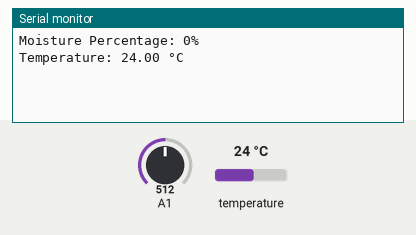
Bench run of a program on a simulated Arduino MKR. On the bench: the last lines printed to the serial monitor. The inputs (shaded band) are chosen by the test bench; at power-on: temperature 24 °C, A1 = 512.

Above: at 2.5 s.
2.6 s: temperature set to 12 °C
At 4.0 s:
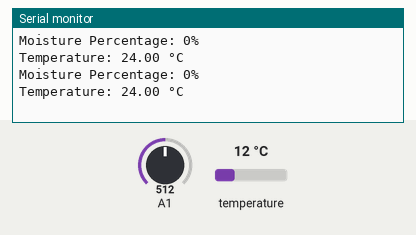
5.0 s: A1 set to 306
At 6.5 s:
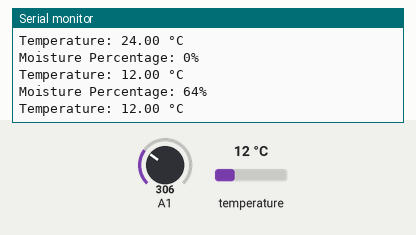
7.4 s: temperature set to 19 °C
At 9.0 s:
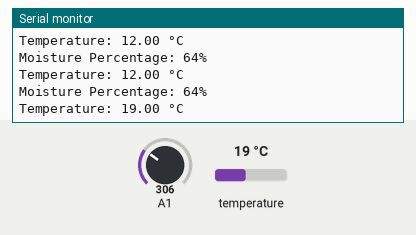
9.8 s: A1 set to 122
At 12.7 s:
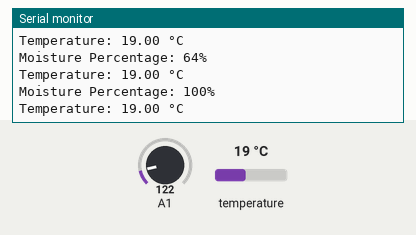
Timing chart, 0 to 13.2 s (numbered marks = the images above; inputs shaded):
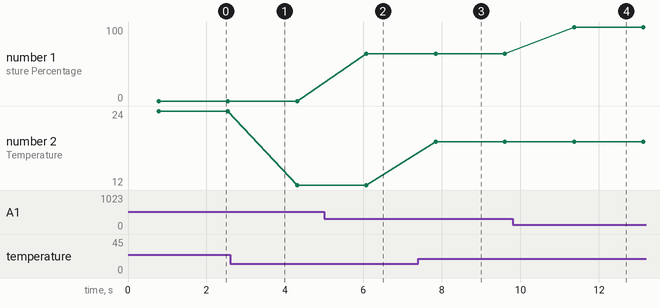

Measured:
- after the input at 5.0 s, the serial monitor: prints a new line after 1.1 s (image 2)
- after the input at 7.4 s, the serial monitor: prints a new line after 0.44 s (image 3)
- after the input at 9.8 s, the serial monitor: prints a new line after 1.6 s (image 4)
- plotted number 1: 0 → 64 after the input at 5.0 s, 64 → 100 after the input at 9.8 s
- plotted number 2: 24 → 12 after the input at 2.6 s, 12 → 19 after the input at 7.4 s

The program:

main.cpp
```cpp
#include <Arduino.h>
#include <OneWire.h>
#include <DallasTemperature.h>
#include "sensor.h"

// Define sensor module object
SensorModule sensorModule(A1, 500, 200, 17); // A1: Moisture sensor pin, 500: Dry reading, 200: Wet reading, 17: DS18B20 digital data pin

void setup() {
  Serial.begin(9600);
}

void loop() {
  int moisturePercentage = sensorModule.getMoisture();
  float temperature = sensorModule.getTemperature();

  Serial.print("Moisture Percentage: ");
  Serial.print(moisturePercentage);
  Serial.println("%");

  Serial.print("Temperature: ");
  Serial.print(temperature);
  Serial.println(" °C");

  delay(1000);
}
```

data_manager.h
```cpp
#ifndef DATA_MANAGER_H
#define DATA_MANAGER_H

#include <Arduino.h>

class DataManager {
public:
    DataManager();  // Constructor
    ~DataManager(); // Destructor

    void setData(int newData);
    int getData() const;

private:
    int data;
};

#endif // DATA_MANAGER_H
```

sensor.h
```cpp
#ifndef SENSOR_H
#define SENSOR_H

#include <Arduino.h>
#include <OneWire.h>
#include <DallasTemperature.h>

class SensorModule {
private:
  int moisturePin;
  int dryReading;
  int wetReading;
  OneWire oneWire;
  DallasTemperature tempSensor;

public:
  SensorModule(int moisturePin, int dry, int wet, int tempPin);
  int getMoisture();
  float getTemperature();
};

#endif
```

data_manager.cpp
```cpp
#include "data_manager.h"

DataManager::DataManager() {
    data = 0; // Initialize data to 0
}

DataManager::~DataManager() {
    // Destructor
}

void DataManager::setData(int newData) {
    data = newData;
}

int DataManager::getData() const {
    return data;
}
```

lorawan_manager.cpp
```cpp

```

sensor.cpp
```cpp
#include "sensor.h"

SensorModule::SensorModule(int moisturePin, int dry, int wet, int tempPin)
    : moisturePin(moisturePin), dryReading(dry), wetReading(wet), oneWire(tempPin), tempSensor(&oneWire) {
  // Start the temperature sensor
  tempSensor.begin();
}

int SensorModule::getMoisture() {
  int moistureValue = analogRead(moisturePin);
  int moisturePercentage = map(moistureValue, dryReading, wetReading, 0, 100);
  moisturePercentage = constrain(moisturePercentage, 0, 100);
  return moisturePercentage;
}

float SensorModule::getTemperature() {
  tempSensor.requestTemperatures();
  return tempSensor.getTempCByIndex(0);
}
```

sensor_manager.cpp
```cpp

```

task_orchestrator.cpp
```cpp

```
